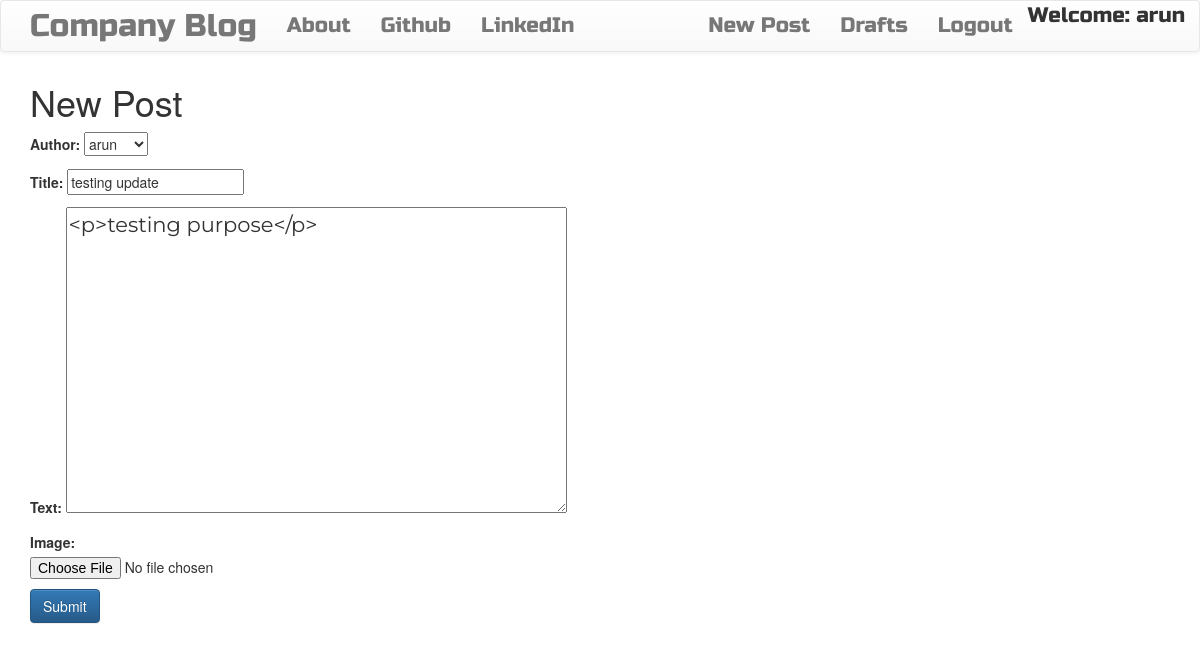
The app's page /update/3/ (signed in) with its own data.
### blog/models.py (models this page shows, shortened)
class Post(models.Model):
    author = models.ForeignKey('auth.User')
    title = models.CharField(max_length=256)
    image = models.ImageField(upload_to='img/', blank=True)
    text = models.TextField()
    created_date = models.DateTimeField(default=timezone.now)
    published_date = models.DateTimeField(blank=True, null=True)

### blog/views.py (the view)
# urls.py: url(r'^update/(?P<pk>\d+)/$', views.PostUpdateView.as_view(), name='update'),
class PostUpdateView(LoginRequiredMixin, UpdateView):
    login_url = '/login/'
    redirect_field_name = 'blog/post_detail.html'
    form_class = PostForm
    model = Post
    template_name = 'blog/create_post.html'

### blog/forms.py
class PostForm(forms.ModelForm):
    class Meta():
        model = Post
        fields = ['author', 'title', 'text', 'image']
        widgets = {
            'title': forms.TextInput(attrs={'class': 'textinputclass'}),
            'text': forms.Textarea(attrs={'class': 'editable medium-editor-textarea postcontent'}),
        }

### blog/templates/blog/create_post.html (shortened to what this page needs)
{% extends "blog/base.html" %}
{% block content %}
<h1>New Post</h1>
<form method="POST" enctype="multipart/form-data">
  {{form.as_p}}
  <input type="submit" class="btn btn-primary" value="Submit">
</form>
{% endblock %}

### blog/templates/blog/base.html (shortened to what this page needs)
<!DOCTYPE html>
{% load staticfiles %}
<html>
    <head>
        <link rel="stylesheet" href="https://maxcdn.bootstrapcdn.com/bootstrap/3.3.7/css/bootstrap.min.css">
        <link rel="stylesheet" href="https://maxcdn.bootstrapcdn.com/bootstrap/3.3.7/css/bootstrap-theme.min.css">
        <link rel="stylesheet" href="//cdn.jsdelivr.net/medium-editor/latest/css/medium-editor.min.css" type="text/css" media="screen" charset="utf-8">
        <link rel="stylesheet" href="{% static 'css/blog.css' %}">
    <body class='loader'>
            <nav class="navbar navbar-default techfont custom-navbar">
              <div class="container">
                <ul class="nav navbar-nav">
                  <li><a class='navbar-brand bigbrand' href="{%url 'post_list' %}">Company Blog</a></li>
                  <li><a href="{% url 'about' %}">About</a></li>
                  <li><a href="https://www.github.com">Github</a></li>
                  <li><a href="https://www.linkedin.com">LinkedIn</a></li>
                </ul>
                <ul class="nav navbar-nav navbar-right">
                   {% if user.is_authenticated %}
                   <li><a href="{% url 'create' %}">New Post</a></li>
                   <li><a href="{% url 'draft_list' %}">Drafts</a></li>
                   <li><a href="{% url 'logout' %}">Logout</a></li>
                   <li>Welcome: {{user.username}}</li>
                   {% else %}
                   <li> <a href="{% url 'login' %}"><span class="glyphicon glyphicon-user"></span></a> </li>
                   {% endif %}
                </ul>
              </div>
            </nav>
            <div class="container">
              {% block content %}
              {% endblock %}
            </div>
          </body>
</html>

### blog/static/css/blog.css (style rules this page uses)
.techfont { font-family: 'Russo One', sans-serif; font-size: 1.5em; margin-bottom: 10px; }
.postcontent { font-family: 'Montserrat'; font-size: 1.5em; }
.bigbrand { font-size: 1.5em; }
.loader { filter:hue-rotate(0deg); background-color: linear-gradient(45deg,#0f8,#08f); animation:hue 5000ms infinite linear; }

### records on screen
Post: author "arun", title "testing update", text "<p>testing purpose</p>"

### other values on screen
{{ user.username }} "arun"
